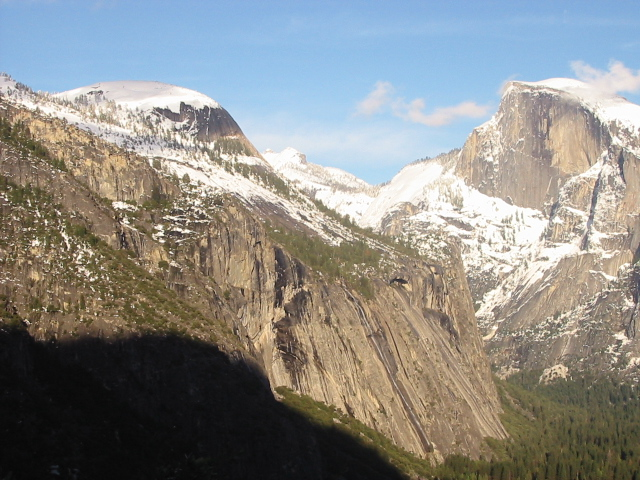
#> input picture p3/imagenes/Yosemite1.jpg, 640 x 480 px
$ python p3.py
#> lines starting #> are read from the running program, lines starting #| are printed output that depends on the picture
#!/usr/bin/env python
# -*- coding: utf-8 -*-

# Antonio David Villegas Yeguas

import cv2 as cv
import matplotlib.pyplot as plt
import numpy as np
import math

"""
Funciones auxiliares (de otras prácticas, principalmente p1)
"""


def leeimagen(fichero, flag_color):

    """
    Leer una imagen de un fichero (pasado como string), tambien se pasa un flag para leer a color o en B/N
    """
#> called with fichero = 'imagenes/Yosemite1.jpg', flag_color = 0

    imagen = cv.imread(fichero, flag_color)
#> imagen: shape (480, 640); min 6, max 255, mean 138.9

    imagen = imagen.astype(np.float32)
#> in leeimagen, imagen is the input picture: shape (480, 640, 3); mean B, G, R 135.4, 139.3, 139.5
#> call 3 of leeimagen, with fichero = 'imagenes/Yosemite2.jpg', flag_color = 0
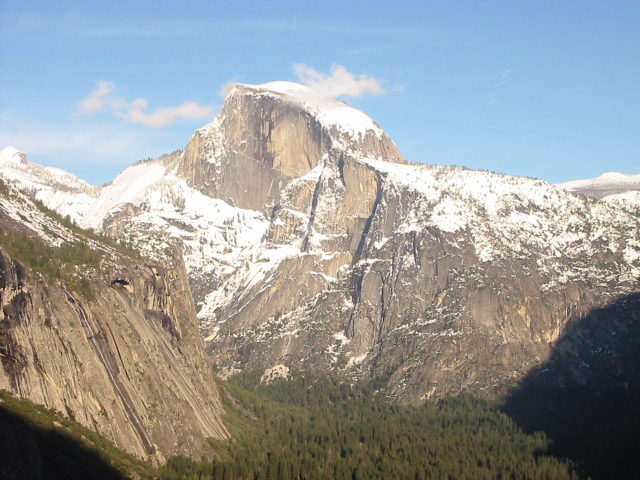
#> input picture p3/imagenes/Yosemite2.jpg, 640 x 480 px
#> in leeimagen (call 3), `imagen = cv.imread(fichero, flag_color)`:
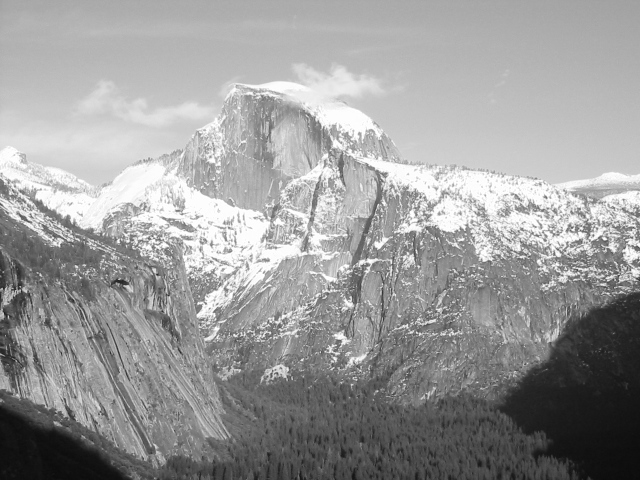
#> imagen: shape (480, 640); min 11, max 255, mean 154.4
#> in leeimagen, imagen is the input picture: shape (480, 640, 3); mean B, G, R 155.6, 155.5, 151.7

    return imagen


# [116 lines left out: functions mostrar_imagen, mostrar_imagenes, normaliza_imagen, apilar_piramide, not called in this run]

def piramide_gaussiana_cv(imagen, niveles=3, tipo_borde=cv.BORDER_REPLICATE):
    """
    Funcion para calcular la piramide gaussiana con opencv.
    """
#> called with niveles = 3, tipo_borde = 1
    solucion = [imagen]

    # para cada nivel, añadimos lo devuelto por pyrDown con el nivel anterior
    for i in range(niveles):
        solucion.append(cv.pyrDown(solucion[-1], borderType=tipo_borde) )
#> after the loop, solucion = 4 items

    return solucion


def funcion_gaussiana(x, sigma):
    """
    Evaluar la función gausiana en un punto concreto x con un sigma dado

    """

    return math.exp(- (x**2) / (2 * sigma**2) )

# [13 lines left out: functions derivada_f_gaussiana, segunda_derivada_f_gaussiana, not called in this run]


def kernel_gaussiano_1d(sigma=None, func=funcion_gaussiana, tam_mascara=None):
    """
    Función para crear un kernel gaussiano 1D
    """
#> called with sigma = 4.5

    # nos tienen que dar un sigma o un tamaño de mascara
    parametros_correctos = tam_mascara != None or sigma != None

    # si nos dan un tamaño de mascara, calculamos un sigma
    if tam_mascara != None:
        sigma = (tam_mascara - 1) / 6
    elif sigma != None:
        # usaremos un intervalo de  para obtener el kernel
        tam_mascara = 2 * 3 * sigma + 1
    else:
        print("ERROR: Debes aportar un sigma o un tamaño de máscara")

    # inicializamos kernels vacios
    kernel = []
    kernel_normalizado = []

    # si han ejecutado la funcion de forma correcta
    if parametros_correctos:

        mitad_intervalo = np.floor(tam_mascara/2)
        mitad_intervalo = int(mitad_intervalo)

        # usamos la mitad ya que si tam_mascara vale x, en realidad vamos desde
        # -x/2 .. x/2, teniendo el total un tamaño de x
        for x in range(-mitad_intervalo, mitad_intervalo + 1):
            kernel.append( func(x, sigma) )

        kernel_normalizado = kernel

        # si es la funcion gaussiana normalizamos, si es alguna de sus derivadas
        # no tenemos que normalizar
        if func == funcion_gaussiana:
            kernel_normalizado = kernel_normalizado / np.sum(kernel)

    return kernel_normalizado


def aplicar_convolucion(imagen, k_x, k_y):
    """
    Aplicar una convolucion a una imagen usando opencv
    """

    # invertimos los kernels, para que sea una convolucion y no una correlacion
    k_x_invertido = np.flip(k_x)
    k_y_invertido = np.flip(k_y)

    # aplicamos el primero
    img_conv_c = cv.filter2D(imagen, -1, k_x_invertido)
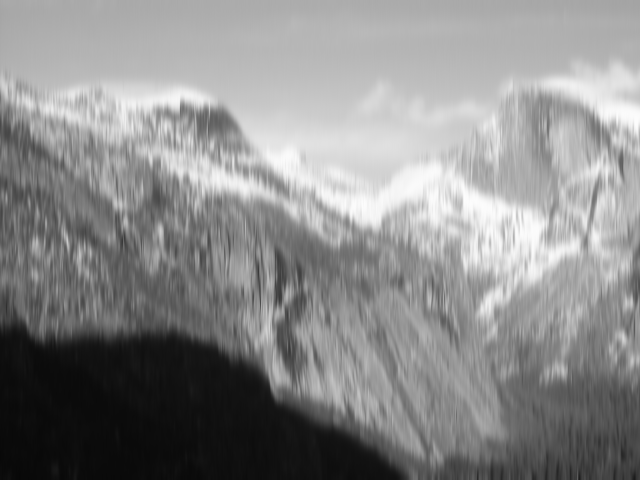
#> img_conv_c: shape (480, 640) float32; min 7.63, max 253.2, mean 138.9

    # a la solucion aplicamos el segundo
    img_conv_final = cv.filter2D(img_conv_c, -1, k_y_invertido)

    return img_conv_final


"""
Apartado 1
"""


def supresion_no_maximos(imagen, tam_bloque):

    """
    Funcion para realizar la supresión de no maximos de una imagen
    """

    # el resultado será una imagen en blanco
    resultado = np.zeros(imagen.shape);

    # calculamos el rango a mirar, es la mitad ya que iremos de [-rango, rango]
    rango = tam_bloque // 2

    # para los indices de la imagen
    for i, j in np.ndindex(imagen.shape):

        # tenemos en cuenta los bordes
        tope_inf_x = max(i - rango, 0)
        tope_sup_x = i + rango + 1

        tope_inf_y = max( j - rango, 0 )
        tope_sup_y = j + rango + 1

        # calculamos la ventana del rango actual
        ventana = imagen[tope_inf_x:tope_sup_x, tope_inf_y:tope_sup_y]

        # si el actual es un maximo, lo guardamos en la imagen
        if np.max(ventana) == imagen[i, j]:
            resultado[i, j] = imagen[i, j]

    return resultado

def piramide_derivada_gaussiana(imagen, k_size, tam_piramide, sigma):

    """
    Pirámide con las derivadas de la gaussiana de la imagen. La usaremos
    para conocer los gradientes de una imagen a distintas escalas
    """

    # alisamos la imagen
    kernel = kernel_gaussiano_1d(sigma)
    img_alisada = aplicar_convolucion(imagen, kernel, kernel)

    # obtenemos los kernels para cada eje
    mascara_x_kx, mascara_y_kx = cv.getDerivKernels(1, 0, k_size, normalize = True)
#> mascara_x_kx = [-0.5, 0, 0.5]; mascara_y_kx = [0.25, 0.5, 0.25]
    mascara_x_ky, mascara_y_ky = cv.getDerivKernels(0, 1, k_size, normalize = True)
#> mascara_x_ky = [0.25, 0.5, 0.25]; mascara_y_ky = [-0.5, 0, 0.5]

    # aplicamos las convoluciones
    img_dx = aplicar_convolucion(img_alisada, mascara_x_kx, mascara_y_kx)
#> in aplicar_convolucion (call 2), `k_x_invertido = np.flip(k_x)`: k_x_invertido = [0.5, 0, -0.5]
#> in aplicar_convolucion (call 2), `k_y_invertido = np.flip(k_y)`: k_y_invertido = [0.25, 0.5, 0.25]
#> in aplicar_convolucion (call 2), `img_conv_c = cv.filter2D(imagen, -1, k_x_invertido)`:
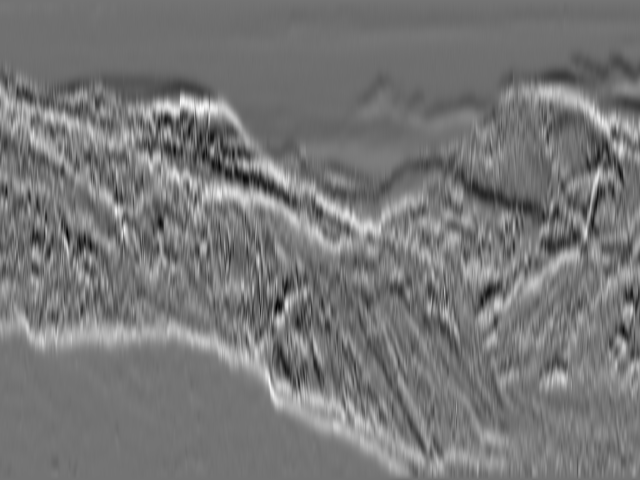
#> img_conv_c: shape (480, 640) float32; min -7.58, max 9.19, mean 0.284; drawn with min black and max white
    img_dy = aplicar_convolucion(img_alisada, mascara_x_ky, mascara_y_ky)


    # construimos la piramide con el primer nivel con las derivadas
    piramide_dx = [img_dx]
    piramide_dy = [img_dy]

    for i in range(1, tam_piramide):
        piramide_dx.append(cv.pyrDown(piramide_dx[i-1]))
        piramide_dy.append(cv.pyrDown(piramide_dy[i-1]))
#> after the loop, piramide_dx = 3 items; piramide_dy = 3 items

    return piramide_dx, piramide_dy


def puntos_interes(imagen, tam_bloque, k_size):

    """
    Funcion para obtener los puntos de interes de una imagen
    """

    # obtenemos los valores con opencv
    val_eigen = cv.cornerEigenValsAndVecs(imagen, tam_bloque, k_size)

    # nos quedamos con los valores singulares
    val_eigen = val_eigen[:, :, :2]

    # calculamos el producto y la suma de los valores singulares
    producto = np.prod(val_eigen, axis = 2)
    suma = np.sum(val_eigen, axis = 2)

    # hacemos la division de los productos y la suma, y la salida será una matriz de ceros a excepción de donde la suma sera 0, para no dividir por 0
    puntos_interes = np.divide(producto, suma, out = np.zeros(imagen.shape), where = suma != 0.0)

    return puntos_interes


def orientacion_gradiente(grad_x, grad_y):

    """
    Funcion para calcular la orientación de un gradiente dado
    """

    # guardamos los vectores dados en forma de un vector de una fila
    vectores_u = np.concatenate([ grad_x.reshape(-1, 1), grad_y.reshape(-1,1) ], axis = 1)

    # calculamos las normales del vector
    normas_vectores_u = np.linalg.norm(vectores_u, axis = 1)

    # calculamos los senos y cosenos dividiendo el vector por su norma
    sin_cos_vectores_u = vectores_u / normas_vectores_u.reshape(-1, 1)
    cosenos = sin_cos_vectores_u[:, 0]
    senos = sin_cos_vectores_u[:, 1]

    # la orientacion es el seno entre el coseno, y tenemos cuidado de no dividir por 0
    orientacion = np.divide(senos, cosenos, out = np.zeros(senos.shape), where = cosenos != 0.0)

    # le aplicamos la arctan para pasarlo a radianes
    radianes = np.arctan(orientacion)

    # y lo pasamos a grados
    grados = np.degrees(radianes)

    # nos aseguramos que estan en el rango 0 - 360
    grados[cosenos < 0.0] += 180
    grados[grados < 0.0] += 360

    return grados

def puntos_harris(imagen, tam_bloque, tam_ventana, num_escalas, sigma_p_gauss, umbral_harris, ksize):

    """
    Funcion para calcular los puntos harris de una imagen
    """

    # calculamos la piramide gaussiana
    piramide_gauss = piramide_gaussiana_cv(imagen, num_escalas)


    # calculamos la piramide de las derivadas
    piramide_derivada_x, piramide_derivada_y = piramide_derivada_gaussiana(imagen, ksize, num_escalas, sigma_p_gauss)
#> piramide_derivada_x = 3 items; piramide_derivada_y = 3 items

    puntos_harris = []
    puntos_harris_corregidos = []

    # para el numero de escalas que nos piden
    for i in range(num_escalas):

        # calculamos los puntos de interes de ese nivel de la escala
        p_interes = puntos_interes(piramide_gauss[i], tam_bloque, ksize)


        # ponemos a 0 los puntos que no cumplen con el umbral
        p_interes[p_interes < umbral_harris] = 0.0

        # aplicamos la supresion de no maximos a los puntos de interes
        p_interes = supresion_no_maximos(p_interes, tam_ventana)

        # nos quedamos con los positivos
        puntos_a_usar = np.where(p_interes > 0.0)

        # guardamos las derivadas de los puntos a usar en la escala actual
        derivadas_no_eliminados_x = piramide_derivada_x[i][puntos_a_usar]
        derivadas_no_eliminados_y = piramide_derivada_y[i][puntos_a_usar]

        # estimacion de la escala de los puntos, como nos dice en el guion
        escala_puntos = 2**(i) * tam_bloque

        # calculamos la orientacion de los puntos actuales
        orientacion_puntos = orientacion_gradiente( derivadas_no_eliminados_x, derivadas_no_eliminados_y )

        puntos_escala = []

        # calculamos todos los puntos de una escala
        for y, x, o in zip(*puntos_a_usar, orientacion_puntos):
            puntos_escala.append(cv.KeyPoint(float(x)*2**i, float(y)*2**i, escala_puntos, o))


        # separamos la x e y de los puntos a usar
        puntos_x = puntos_a_usar[0].reshape(-1, 1)
        puntos_y = puntos_a_usar[1].reshape(-1, 1)

        # los ponemos en un vector fila
        puntos = np.concatenate([puntos_x, puntos_y], axis = 1)

        # paramos con 15 iteraciones o con epsilon < 0.01
        criterio = (cv.TERM_CRITERIA_EPS + cv.TERM_CRITERIA_MAX_ITER, 15, 0.01)

        # aplicamos cornerSubPix  para obtener los puntos corregidos
        puntos = cv.cornerSubPix(piramide_gauss[i], puntos.astype(np.float32), (3,3), (-1, -1), criterio)

        # aplicamos la correccion a los puntos
        puntos = np.round(puntos)
        puntos = np.flip(puntos, axis = 1)
        puntos *= 2**i


        # guardamos los puntos y los puntos corregidos de la escala actual
        puntos_harris.append(puntos_escala)
        puntos_harris_corregidos.append(puntos)
#> this loop made 1 pass
#> (puntos_a_usar, criterio) on pass 1: (1478 positions, rows 59 to 479, columns 0 to 639, (3, 15, 0.01))
#> pass 1, in puntos_interes, `producto = np.prod(val_eigen, axis = 2)`:
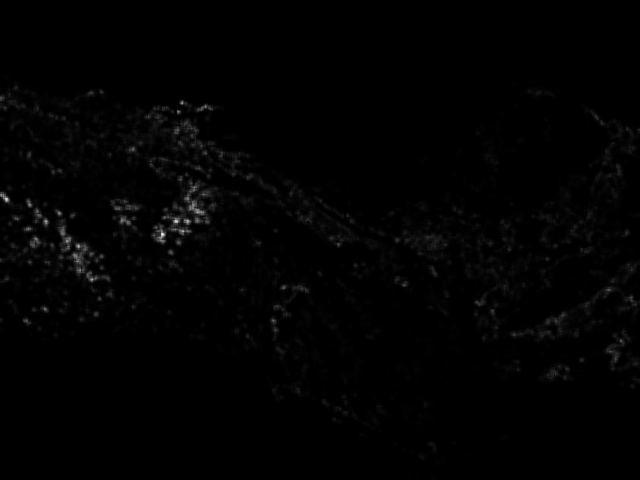
#> producto: shape (480, 640) float32; min 0.006, max 39954292, mean 375011.7; drawn with min black and max white
#> pass 1, in puntos_interes, `suma = np.sum(val_eigen, axis = 2)`:
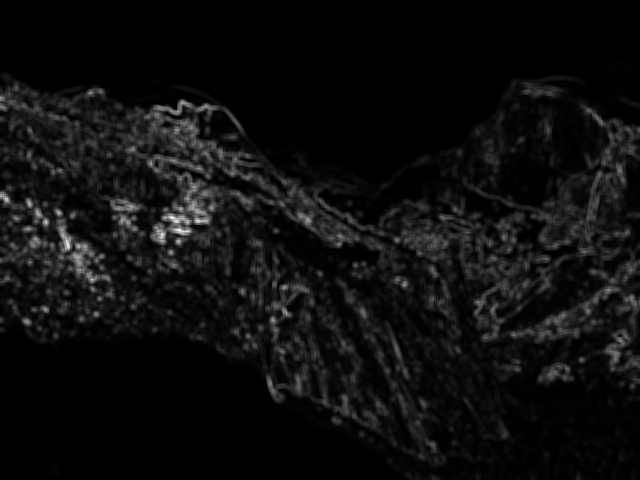
#> suma: shape (480, 640) float32; min 0.16, max 14923.3, mean 836.7; drawn with min black and max white
#> pass 1, in puntos_interes, `puntos_interes = np.divide(producto, suma, out = np.zeros(imagen.shape..`:
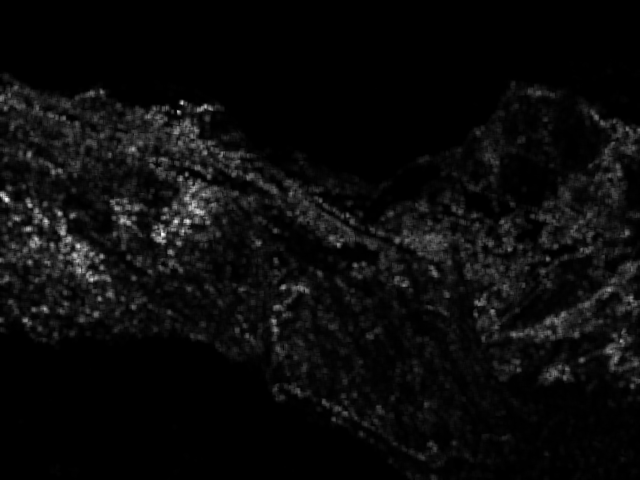
#> puntos_interes: shape (480, 640) float64; min 0.0375, max 2995.9, mean 136.1; drawn with min black and max white
#> after the loop, puntos_harris = []; puntos_harris_corregidos = []

    return puntos_harris, puntos_harris_corregidos


# [49 lines left out: functions normaliza_imagen_255, dibujar_puntos_harris, not called in this run]


np.random.seed(123)

print("\n Apartado 1 \n")

# probamos el codigo
yosemite_1_bn = leeimagen("imagenes/Yosemite1.jpg", 0)
yosemite_1_color = leeimagen("imagenes/Yosemite1.jpg", 1)

yosemite_2_bn = leeimagen("imagenes/Yosemite2.jpg", 0)
yosemite_2_color = leeimagen("imagenes/Yosemite2.jpg", 1)

# sacamos los puntos con la imagen en B/N y los pintamos en la imagen a color
# ya que no podemos obtener los puntos de la imagen a color
#> (the run stopped early here; a loop or call above may not have finished)
